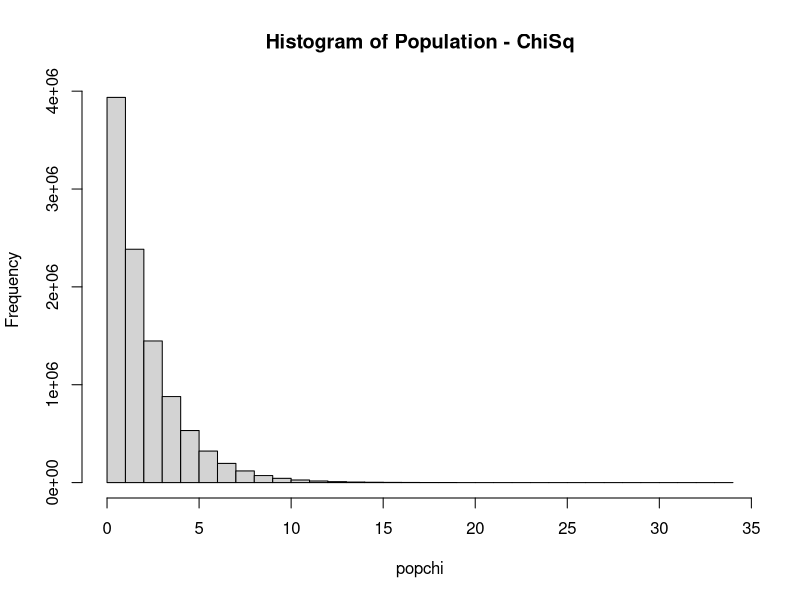

This figure's R source: (Note: a time limit stopped this script after it produced the figure.)
## ---- chunk 1
popchi = rchisq(10000000,2) #creates our chi square distribution
hist(popchi, main = "Histogram of Population - ChiSq") #displays the distribution
summary(popchi)
sd(popchi)
## ---- chunk 2
# Simulator to Demonstrate CLT
## Control Parameters
size1 = 50 # sample size per sample for 1st distribution
size2 = 100 # sample size per sample for 2nd distribution (we will compare these distribuions) 
simulations = 10000 #number of samples and thus number of xbars we will generate.  
mu = 0; # mean parameter for use with normal distribuions
sigma = 1; # standard deviation parameter for use with normal distribuions
## ---- chunk 3
xbar_holder1 = numeric(simulations) # This will hold all the sample means for the first distribution.
xbar_holder2 = numeric(simulations) # This will hold all the sample means for the second distribution.
## ---- chunk 4
for (i in 1:simulations)
{ 
  sample1 = sample(popchi,size1)
  sample2 = sample(popchi,size2)
  xbar1 = mean(sample1)
  xbar2 = mean(sample2)
  xbar_holder1[i] = xbar1
  xbar_holder2[i] = xbar2
}
## ---- chunk 5
par(mfrow = c(2,1))
hist(xbar_holder1, col = "blue", main = paste("Distribution of the sample mean: n = ", size1), xlab = "Dist 1 Sample Means", xlim = c(0,10))
hist(xbar_holder2, col = "red", main = paste("Distribution of the sample mean: n = ", size2), xlab = "Dist 2 Sample Means", xlim = c(0,10))
## ---- chunk 6
summary(xbar_holder1) #5 number summary and the mean
summary(xbar_holder2) #5 number summary and the mean
sd(xbar_holder1) # standard deviation of dstribuion 1
sd(xbar_holder2) #standard deviation of distribuion 2
